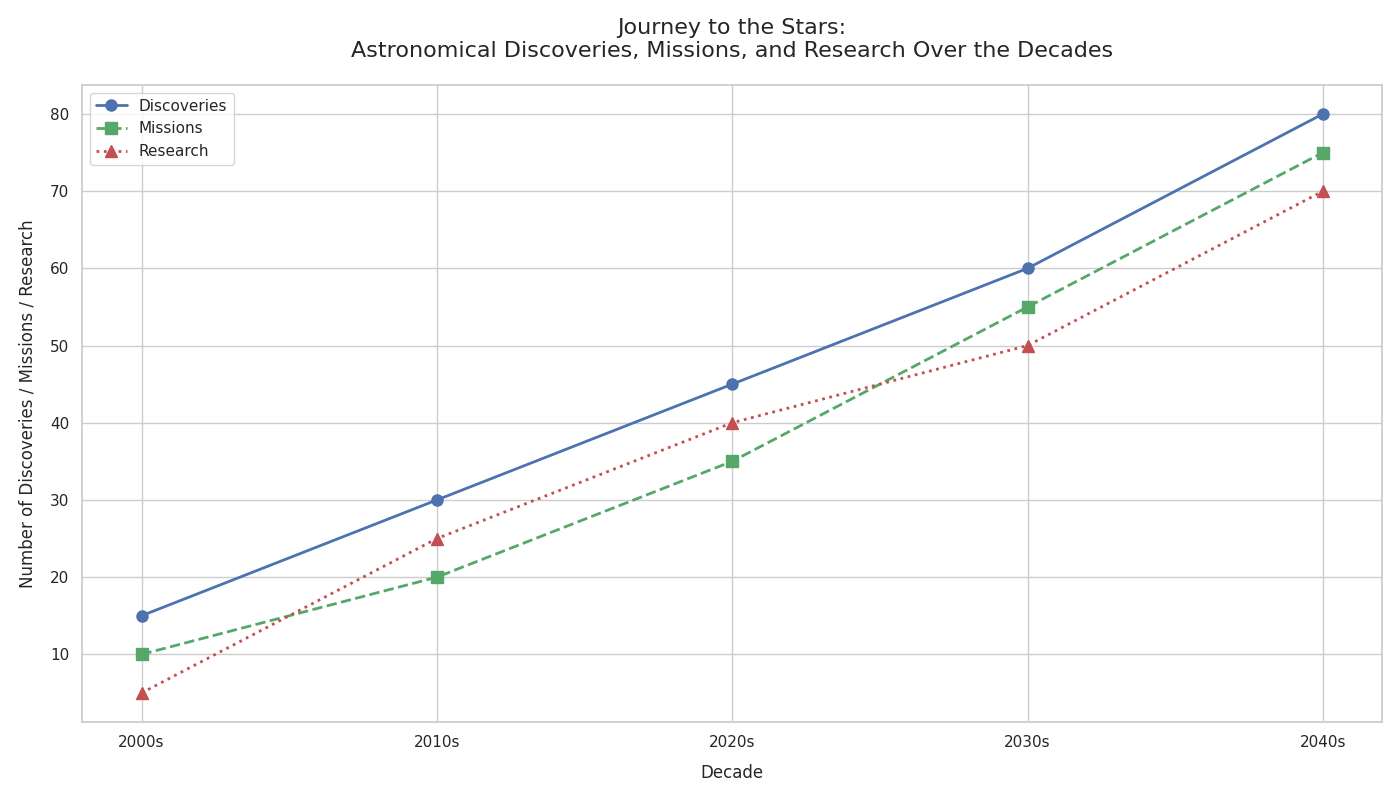

Here is the Python script that generated this plot:
import matplotlib.pyplot as plt

decades = ['2000s', '2010s', '2020s', '2030s', '2040s']
discoveries = [15, 30, 45, 60, 80]
missions = [10, 20, 35, 55, 75]
research = [5, 25, 40, 50, 70]  # New data series

fig, ax = plt.subplots(figsize=(14, 8))

ax.plot(decades, discoveries, marker='o', linestyle='-', color='b', linewidth=2, markersize=8, label='Discoveries')
ax.plot(decades, missions, marker='s', linestyle='--', color='g', linewidth=2, markersize=8, label='Missions')
ax.plot(decades, research, marker='^', linestyle=':', color='r', linewidth=2, markersize=8, label='Research')

ax.set_xlabel('Decade', fontsize=12, labelpad=10)
ax.set_ylabel('Number of Discoveries / Missions / Research', fontsize=12, labelpad=10)
ax.set_title('Journey to the Stars:\nAstronomical Discoveries, Missions, and Research Over the Decades', fontsize=16, pad=20)

ax.legend()  # Add a legend to the plot

plt.tight_layout()
plt.show()
